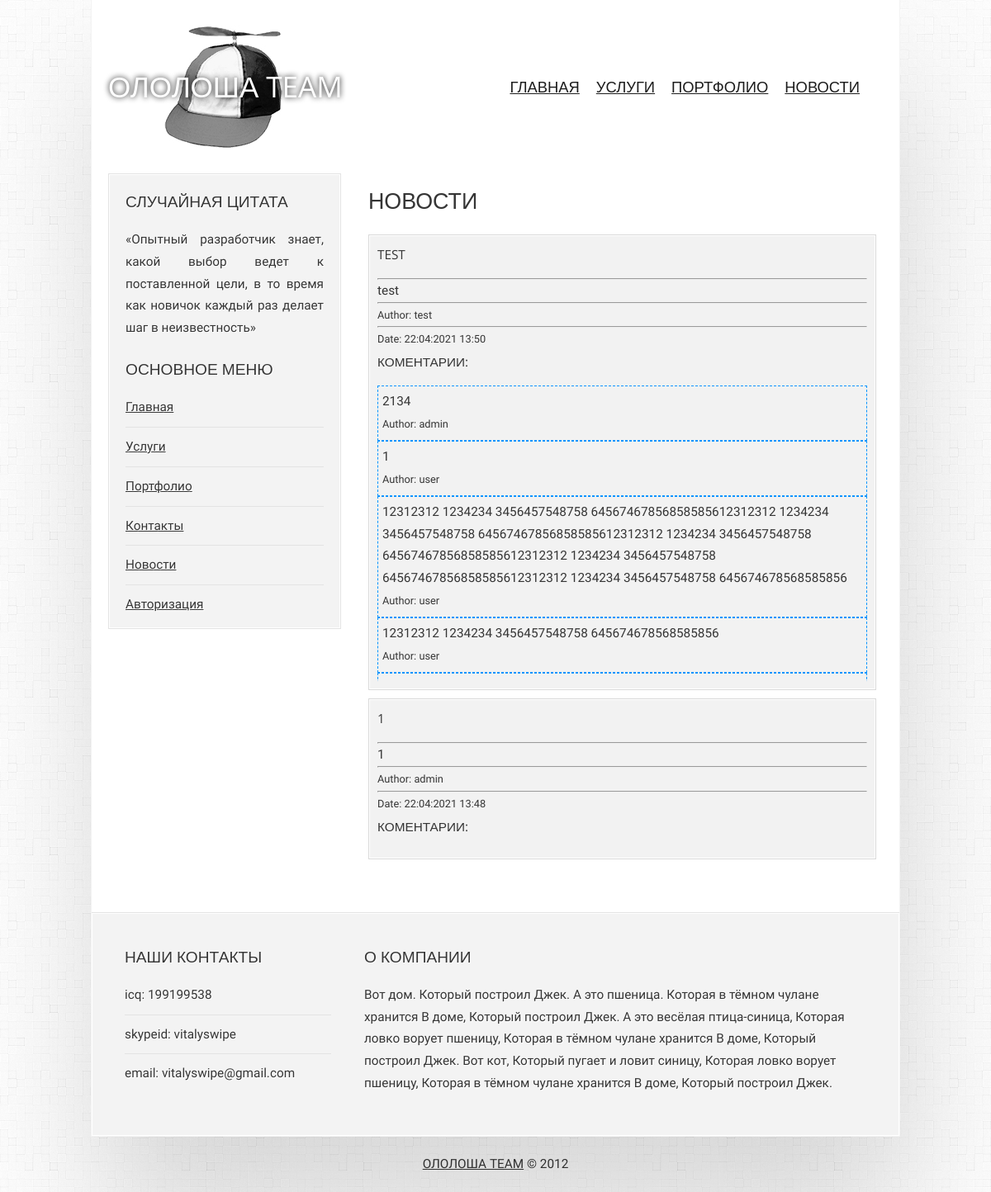
Page /news on the committed database.
### tables this page shows
CREATE TABLE `news` (
  `id` int(11) NOT NULL,
  `title` varchar(255) NOT NULL,
  `text` text NOT NULL,
  `date` varchar(100) NOT NULL,
  `author` varchar(100) NOT NULL,
  `author_id` int(11) NOT NULL
);

CREATE TABLE `comments` (
  `id` int(11) NOT NULL,
  `text` text NOT NULL,
  `author` varchar(255) NOT NULL,
  `user_id` int(11) NOT NULL,
  `news_id` int(11) NOT NULL
);

### application/core/view.php (called while the page is built)
<?php
class View
{
	function generate($content_view, $template_view, $data = null)
	{
		include 'application/views/'.$template_view;
	}
}

### application/controllers/controller_news.php (called while the page is built, shortened)
<?php
class Controller_News extends Controller
{
    public function __construct()
    {
        $this->view = new View();
        $this->model = new Model_News();
    }
    public function action_index(){
        $e = $this->model->get_data('news');
        $comments = $this->model->get_data('comments');
        $this->view->generate('news_view.php','template_view.php', [$e,$comments]);
    }
}

### application/bootstrap.php (called while the page is built, shortened)
<?php
require_once 'core/model.php';
require_once 'core/view.php';
Route::start();

### index.php (called while the page is built, shortened)
<?php
require_once 'application/bootstrap.php';

### application/core/model.php (called while the page is built, shortened)
<?php
class Model
{
	 public function __construct()
    {
        $this->link = mysqli_connect($GLOBALS['host'],$GLOBALS['username'],$GLOBALS['password'],$GLOBALS['database']);
    }
}

### application/models/model_news.php (called while the page is built, shortened)
<?php
class Model_News extends Model
{
    public function get_data($table)
    {
        $query = "SELECT * FROM {$table} ORDER BY id DESC";
        $result = mysqli_query($this->link, $query);
        return $result != false ? $result : null;
    }
}

### application/views/news_view.php (the view, shortened to what this page needs)
<h1>Новости</h1>
<?php foreach ($data[0] as $row): ?>
    <div class="card">
        <h4><?= $row['title'] ?></h4>
        <hr>
        <p><?= $row['text'] ?></p>
        <hr>
        <small>Author: <?= $row['author']; ?></small><br>
        <hr>
        <small>Date: <?= $row['date']; ?></small>
            <?php if($data[1]->num_rows > 0): ?>
        <div style="max-height: 400px;overflow-y: auto;" class="comment_section">
            <h4>Коментарии:</h4>
                <?php foreach ($data[1] as $el): ?>
                    <?php if($el['news_id'] == $row['id']): ?>
                        <div class="comment">
                            <p><?= $el['text']; ?></p>
                            <small>Author: <?= $el['author']; ?></small>
                        </div>
                    <?php endif; ?>
                <?php endforeach; ?>
        </div>
            <?php endif; ?>
    </div>
<?php endforeach; ?>

### css/style.css (style rules this page uses)
body { line-height: 1.75em; background: #fff url('../images/00bd.png'); font-size: 11.5pt; color: #353535; }
body,input,textarea,button { font-family: Kreon, serif; }
h1,h2,h3,h4 { text-transform: uppercase; font-weight: normal; font-family: "Open Sans", sans-serif; color: #353535; margin-bottom: 1em; }
h1 { font-size: 1.75em; }
h4 { font-size: 1em; }
p { margin-bottom: 1.5em; }
.box p { margin-bottom: 0em; }

### application/views/news_view.php (style rules this page uses)
.card { border: 1px double rgba(0, 0, 0, .1); box-shadow: inset 0px 0px 0px 1px #fff; padding: 10px; background-color: rgba(0, 0, 0, .05); margin-bottom: 10px; overflow-wrap: break-word; }
.comment { border: 1px dashed #0a94ff; padding: 5px; }

### rows in the picture
news: title "TEST", text "test", author "test", date "22:04:2021 13:50"
comments: text "2134", author "admin"
comments: text "1", author "user"
comments: text "12312312 1234234 3456457548758 64567467856858585612312312 1234234 3456457548758 64567467856858585612312312 1234234 3456457548758 64567467856858585612312312 1234234 3456457548758 64567467856858585612312312 1234234 3456457548758 645674678568585856", author "user"
comments: text "12312312 1234234 3456457548758 645674678568585856", author "user"
news: title "1", text "1", author "admin", date "22:04:2021 13:48"
